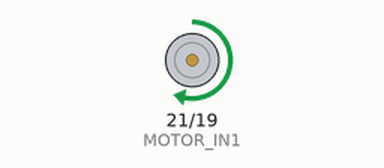
Bench run of a sketch on a simulated ESP32. On the bench: motor-driver pin pairs drawn as motors (green arrow = first pin HIGH = forward, orange = second pin HIGH = backward, longer = more drive, scaled by the enable pin). What the sketch prints to the serial monitor is not drawn.

Above: at 0.2 s.
Timing chart, 0 to 3.5 s (numbered marks = the images above):
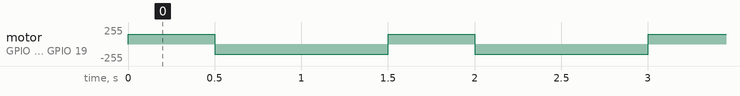

The sketch:

aula4_1.ino
```cpp
// Motor A
#define MOTOR_IN1   21
#define MOTOR_IN2   19
// Motor B
#define MOTOR_PWM   13


void setup() {
  // put your setup code here, to run once:
  pinMode(MOTOR_IN1, OUTPUT);
  pinMode(MOTOR_IN2, OUTPUT);
  pinMode(MOTOR_PWM, OUTPUT);
  Serial.begin(115200);
}

void motor_direction(int dir){
  if(dir == 1){
    Serial.println("frente");
    digitalWrite(MOTOR_IN1, HIGH);
    digitalWrite(MOTOR_IN2, LOW);
  }else if(dir == 2){
    Serial.println("tras");
    digitalWrite(MOTOR_IN1, LOW);
    digitalWrite(MOTOR_IN2, HIGH);
  }else if(dir == 3){
    Serial.println("parado");
    digitalWrite(MOTOR_IN1, LOW);
    digitalWrite(MOTOR_IN2, LOW);
  }
}
void motor_pwm(int pwm){
  Serial.println(pwm);
  analogWrite(MOTOR_PWM, pwm);
}
void loop() {
  motor_direction(1);
  motor_pwm(150);
  delay(500);
  motor_direction(2);
  motor_pwm(150);
  delay(500);
  motor_direction(2);
  motor_pwm(150);
  delay(500);
  // put your main code here, to run repeatedly:

}
```

Measured:
- by itself, motor on GPIO 21 (MOTOR_IN1) / GPIO 19 (MOTOR_IN2): alternates forward 150/255 for 0.50 s and backward 150/255 for 1.0 s
